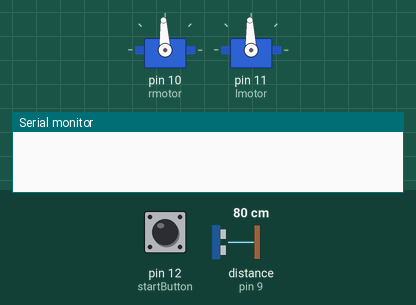
This sketch was run on a simulated Arduino Uno, built with avr-gcc and run on an emulated ATmega328P. Shown: 2 × servo, the last lines printed to the serial monitor. The inputs (shaded band) are chosen by the test bench; at power-on: pin 12 (startButton) LOW, distance to the obstacle (sensor on pin 9) 80 cm. The echo pulse lasts 58.3 µs per cm; random numbers use the default seed unless the sketch sets one.

Above: at 1.2 s.
1.3 s: pin 12 (startButton) pulled HIGH for 0.15 s
At 4.3 s:
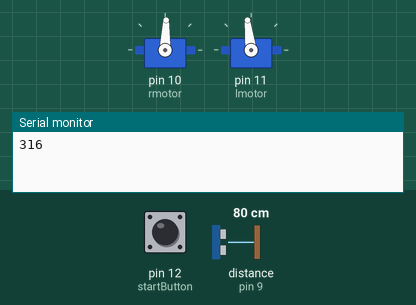
4.4 s: distance to the obstacle (sensor on pin 9) set to 2 cm
At 5.8 s:
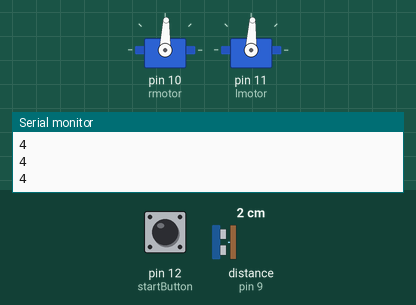
Timing chart, 0 to 7.4 s (numbered marks = the images above; inputs shaded):
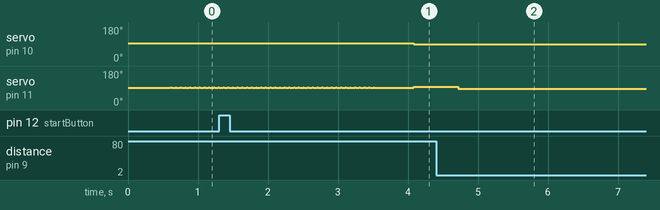

The sketch:

indFinal303.ino
```cpp
//https://howtomechatronics.com/tutorials/arduino/ultrasonic-sensor-hc-sr04/ Sensor code I referenced while programming.
//https://github.com/RichOwen789/Obstacle-Dodging-Arduino-Car GitHub repository
//********************************************* Setup

//set up start button
const int startButton = 12;
boolean start = false;

//set up ultrasonic sensor
const int trigPin = 8;
const int echoPin = 9;

//set up cart for driving
#include <Servo.h>
Servo rmotor;
Servo lmotor;
const int rstop = 93; //right motor stops given 93
const int lstop = 92; //left motor stops given 92... almost...
long timeLastAdjustment = 0; //angle must be adjusted, sice left motor never fully stops.
int cxy = 10; //To Be Determined... controls distance traveled. Constant multiplier.
int ca = 100; //To Be Determined... controls angle of rotation. Constant multiplier.
int tspeed = 5; //TBD... how fast should the servos turn?

void setup() {
  rmotor.attach(10); //attatch motors to pins 10 and 11
  lmotor.attach(11);
  pinMode(trigPin, OUTPUT);
  pinMode(echoPin, INPUT);
  pinMode(startButton, INPUT);
  Serial.begin(9600);
}

//********************************************* Methods

//ultrasonic sensor methods
int objDistance() {

  long averageDistance = 0;
  for(int i = 0; i < 100; i++) {
    digitalWrite(trigPin, LOW); //set it low before high, clean
    delayMicroseconds(200);

    digitalWrite(trigPin, HIGH); //trigger to send sound
    delayMicroseconds(10);
    digitalWrite(trigPin, LOW);

    long duration = pulseIn(echoPin, HIGH); //sound travel time
    long distance = duration * 0.034 / 2; //distance to object in cm.

    averageDistance += distance;
  }

  averageDistance = averageDistance / 25;
  Serial.println(averageDistance);

  return averageDistance;
}

//cart motion methods
void straight() {
  lmotor.write(lstop+tspeed); //start moving both motors
  rmotor.write(rstop-tspeed); //there is slight difference/error in movement speeds.
  delay(cxy*10); //multiplied by constant cxy
}

void rturn() {
  rmotor.write(rstop+tspeed);
  lmotor.write(lstop+tspeed);
  delay(ca); //turn right
}

void lturn() {
  rmotor.write(rstop-tspeed);
  lmotor.write(lstop-tspeed);
  delay(ca); //turn left
}

void adjustAngle() { //left motor never fully stops.
  lmotor.write(lstop + 2);
  delay((millis() - timeLastAdjustment)*3/24);
  lmotor.write(lstop);
  timeLastAdjustment = millis();
}

void rest(int t) {
  rmotor.write(rstop);
  lmotor.write(lstop);
  for(int i = 0; i < t/10; i++) { //this for loop makes code smoother
    delay(10);
    adjustAngle();
  }
}

void drive() {

  if(objDistance() > 8) {
    straight();
  }
  else {
    if(random(100) < 50) {
      while(objDistance() < 15) {
        lturn();
      }
    }
    else {
      while(objDistance() < 15) {
        rturn();
      }
    }
  }
}

//********************************************* Main loop

void loop() {
  if(start) {
    drive();
  }
  else {
    rest(10);
    if(digitalRead(startButton) == HIGH) {
      start = true;
      rest(2000);
    }
  }
}

//********************************************* testing methods

void printDistance() {
  Serial.print("Distance: ");
  Serial.println(objDistance());
  delay(10);
}
```

Measured:
- after the input at 1.3 s, servo on pin 10 (rmotor): 93° → 88° after 2.8 s
- after the input at 4.4 s, servo on pin 11 (lmotor): 97° → 87° after 0.32 s
